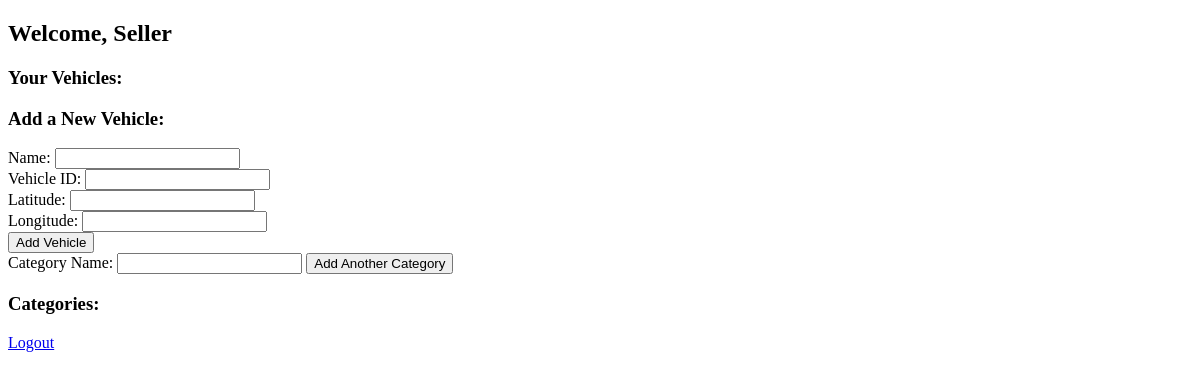
Before: /seller_dashboard/1 with the older database file.
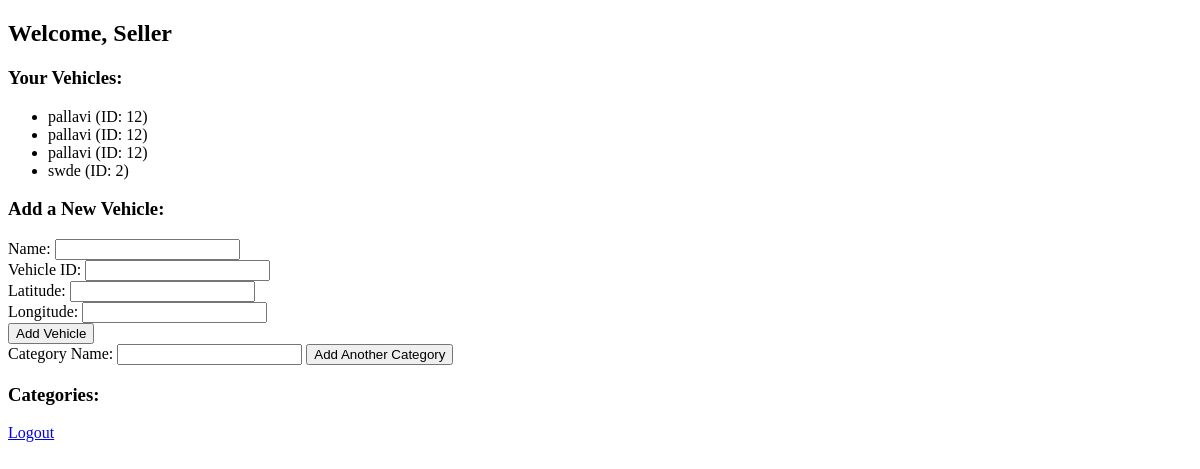
After: the same page with the newer database file.
### app.py (models this page shows)
class Vehicle(db.Model):
    id = db.Column(db.Integer, primary_key=True)
    name = db.Column(db.String(80))
    vehicle_id = db.Column(db.String(20))
    latitude = db.Column(db.Float)
    longitude = db.Column(db.Float)
    seller_id = db.Column(db.Integer, db.ForeignKey('seller.id'))

### app.py (the view, shortened to what this page needs)
@app.route('/seller_dashboard/<int:seller_id>', methods=['GET', 'POST'])
def seller_dashboard(seller_id):
    seller = Seller.query.get(seller_id)
    if seller:
        vehicles = Vehicle.query.filter_by(seller_id=seller_id).all()
        return render_template('seller_dashboard.html', seller=seller, vehicles=vehicles)
    else:
        return "Seller not found"

### templates/seller_dashboard.html (shortened to what this page needs)
<!DOCTYPE html>
<html>
<head>
</head>
<body>
    <h2>Welcome, Seller</h2>
    <h3>Your Vehicles:</h3>
    <ul>
        {% for vehicle in vehicles %}
        <li>{{ vehicle.name }} (ID: {{ vehicle.vehicle_id }})</li>
        {% endfor %}
    </ul>
    <h3>Add a New Vehicle:</h3>
    <form method="POST" action="/seller_dashboard/{{ seller.id }}">
        <label for="name">Name:</label>
        <input type="text" id="name" name="name" required><br>
        <label for="vehicle_id">Vehicle ID:</label>
        <input type="text" id="vehicle_id" name="vehicle_id" required><br>
        <label for="latitude">Latitude:</label>
        <input type="text" id="latitude" name="latitude" required><br>
        <label for="longitude">Longitude:</label>
        <input type="text" id="longitude" name="longitude" required><br>
        <button type="submit">Add Vehicle</button>
    </form>
    <form method="POST" action="/add_category">
        <label for="category_name">Category Name:</label>
        <input type="text" id="category_name" name="name" required>
        <input type="submit" name="action" value="Add Another Category">
    </form>
    <h3>Categories:</h3>
    <p><a href="{{ url_for('logout') }}">Logout</a></p>
</body>
</html>

Changed rows visible on the page:
now on this page (row edited): Vehicle: name "pallavi", vehicle_id "12"
added Vehicle: name "pallavi", vehicle_id "12"
added Vehicle: name "pallavi", vehicle_id "12"
added Vehicle: name "swde", vehicle_id "2"
